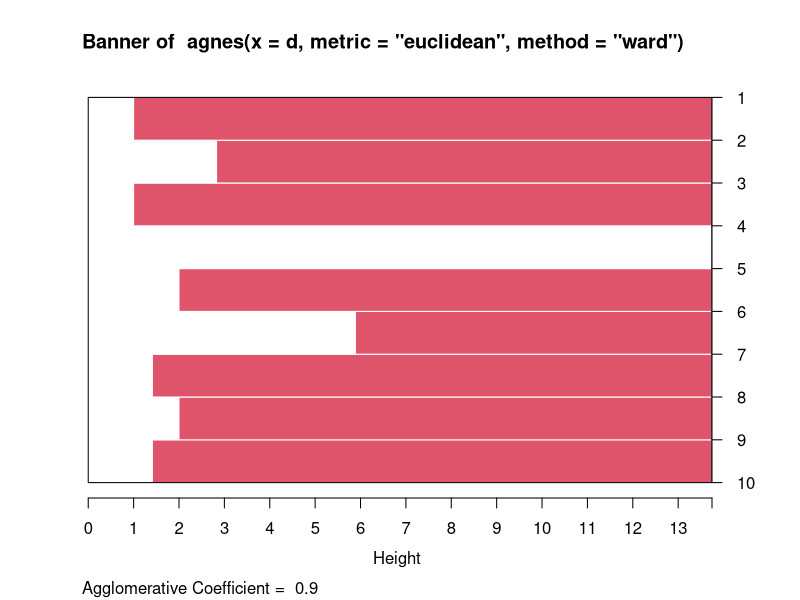
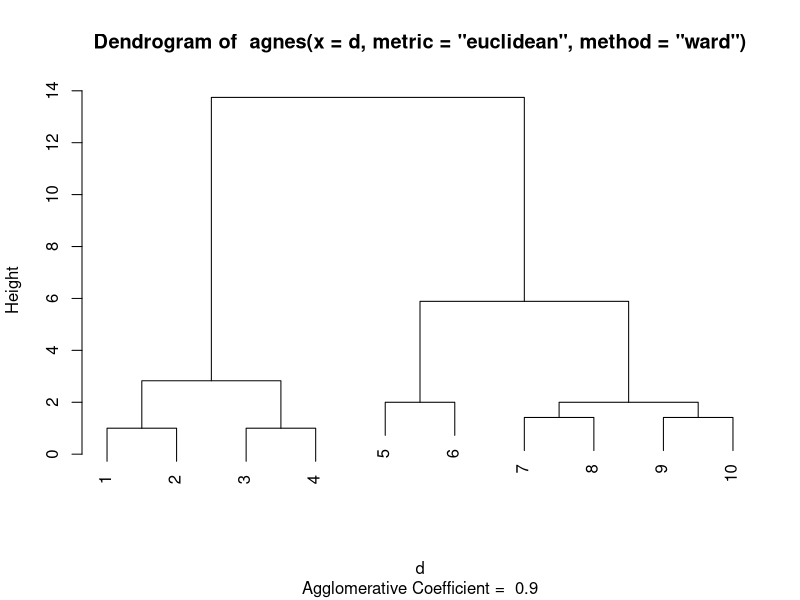

The R script that drew these images, in order: (Note: this script raises an error after producing the figures.)
library(cluster)

x <- c(-4, -3, -2, -1, 1, 1, 2, 3, 3, 4)
y <- c(-2, -2, -2, -2, -1, 1, 3, 2, 4, 3)

d <- data.frame(x = x, y = y)

ag <- agnes (d, metric="euclidean", method ="single")
ag <- agnes (d, metric="euclidean", method ="complete")
ag <- agnes (d, metric="euclidean", method ="average")
ag <- agnes (d, metric="euclidean", method ="gaverage")
ag <- agnes (d, metric="euclidean", method ="ward")

print(ag)

plot(ag, ask = FALSE, which.plots = NULL)

groups <- cutree(ag, k=3) # cut tree into 3 clusters
rect.hclust(H.fit, k=3, border="red") 
